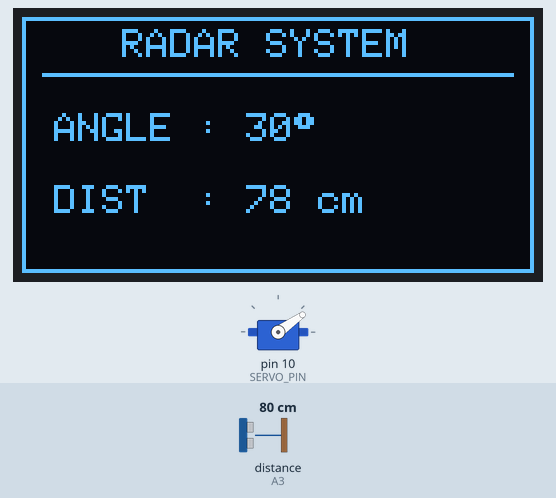
Simulated run of this sketch. Board: Arduino Uno, built with avr-gcc and run on an emulated ATmega328P. Parts: servo, 128×64 one-colour display. Wiring (inferred from the names in the program): ultrasonic range finder: trigger pin 5; echo A3. Inputs (shaded band) come from the test bench; at power-on: distance to the obstacle (sensor on A3) 80 cm. The echo pulse lasts 58.3 µs per cm; what the sketch prints to the serial monitor is not drawn.

Above: at 1.2 s.
1.3 s: distance to the obstacle (sensor on A3) set to 4 cm
At 1.45 s:
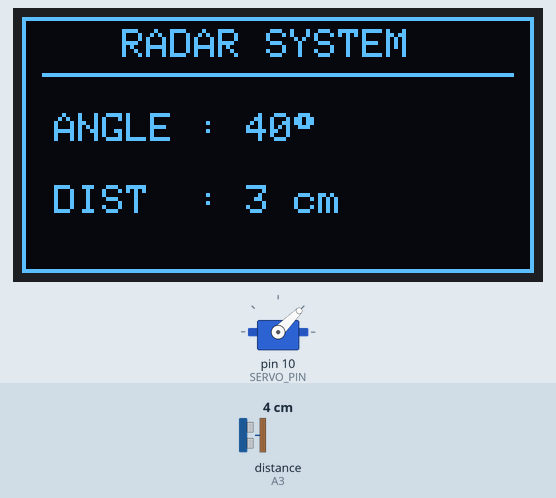
3.7 s: distance to the obstacle (sensor on A3) set to 2 cm
At 4.02 s:
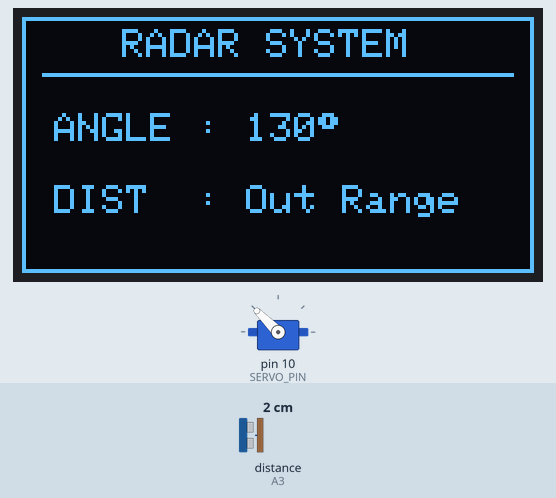
5.8 s: distance to the obstacle (sensor on A3) set to 9 cm
At 6.03 s:
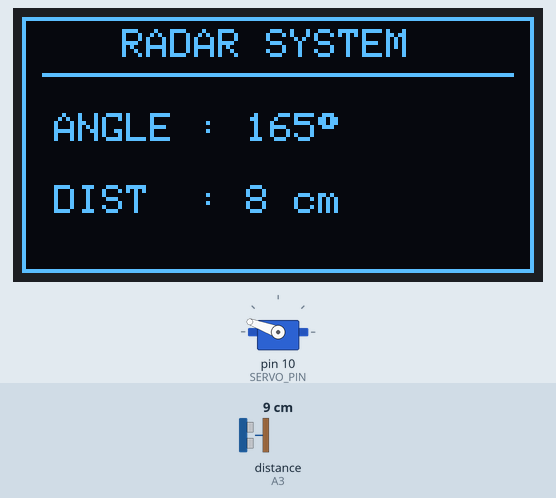
7.8 s: distance to the obstacle (sensor on A3) set to 2 cm
At 8.18 s:
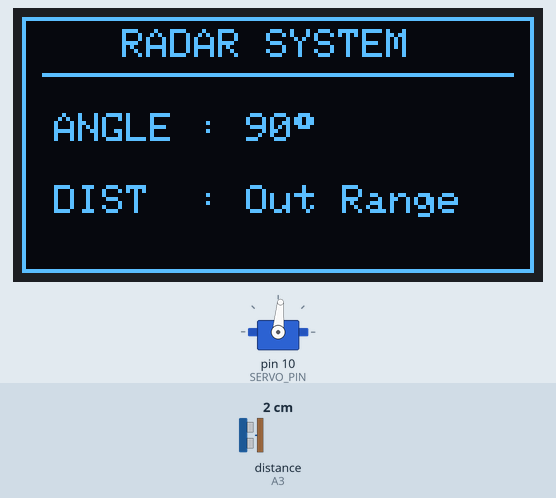
14.7 s: distance to the obstacle (sensor on A3) set to 18 cm
At 14.9 s:
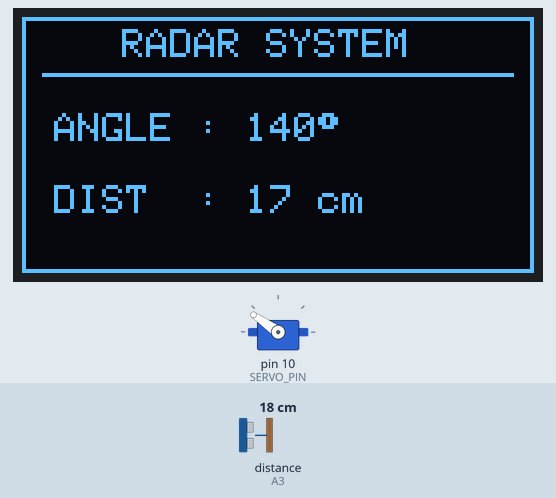
Timing chart, 0 to 18.0 s (numbered marks = the images above; inputs shaded):
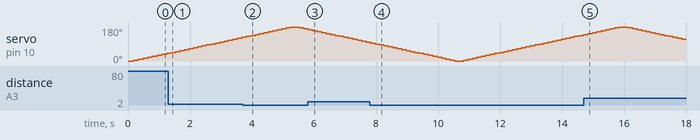

Measured:
- the behaviour switches between 3 and 2 cm on distance to the obstacle (sensor on A3) (found by bisection; images 1 and 2)
- after the input at 5.8 s, the display: first differs from a run without the input after 0.16 s (image 3)
- after the input at 7.8 s, the display: first differs from a run without the input after 0.17 s (image 4 shows a later state)
- after the input at 14.7 s, the display: changes after 0.13 s (image 5)

The sketch:

Practical_68.ino
```cpp
/*
==========================================
Practical-68 : Show Distance on OLED (Smooth Real-time)
==========================================
*/

#include <Wire.h>
#include <Servo.h>
#include <Adafruit_GFX.h>
#include <Adafruit_SSD1306.h>

#define SCREEN_WIDTH 128
#define SCREEN_HEIGHT 64

#define SERVO_PIN 10
#define TRIG 5
#define ECHO A3

Servo radarServo;
Adafruit_SSD1306 display(SCREEN_WIDTH, SCREEN_HEIGHT, &Wire, -1);

// Single Raw Reading
int readRawDistance()
{
  digitalWrite(TRIG, LOW);
  delayMicroseconds(2);

  digitalWrite(TRIG, HIGH);
  delayMicroseconds(10);
  digitalWrite(TRIG, LOW);

  long duration = pulseIn(ECHO, HIGH, 20000); // 20ms timeout

  if (duration == 0) return 400;

  int cm = duration * 0.034 / 2;
  if (cm < 2 || cm > 400) return 400;

  return cm;
}

// Real-Time Median Filter (Locks Nahi Hoga)
int getCleanDistance()
{
  int a = readRawDistance();
  delay(10);
  int b = readRawDistance();

  // Agar dono me se ek valid distance hai, to wo return karo
  if (a != 400 && b != 400) return (a + b) / 2;
  if (a != 400) return a;
  if (b != 400) return b;

  return 400;
}

void showOLED(int angle, int distance)
{
  display.clearDisplay();

  display.drawRect(0, 0, 128, 64, SSD1306_WHITE);

  display.setTextSize(1);
  display.setCursor(25, 3);
  display.println("RADAR SYSTEM");

  display.drawLine(5, 14, 122, 14, SSD1306_WHITE);

  display.setCursor(8, 24);
  display.print("ANGLE : ");
  display.print(angle);
  display.print((char)247);

  display.setCursor(8, 42);
  display.print("DIST  : ");
  if (distance == 400) {
    display.print("Out Range");
  } else {
    display.print(distance);
    display.print(" cm");
  }

  display.display();
}

void setup()
{
  Serial.begin(9600);

  pinMode(TRIG, OUTPUT);
  pinMode(ECHO, INPUT);

  radarServo.attach(SERVO_PIN);

  if (!display.begin(SSD1306_SWITCHCAPVCC, 0x3C))
  {
    while (1);
  }

  display.setTextColor(SSD1306_WHITE);
}

void loop()
{
  // 0° → 180°
  for (int angle = 0; angle <= 180; angle += 5)
  {
    radarServo.write(angle);
    delay(100); // Servo ko rukne ka mauka do

    int distance = getCleanDistance();

    Serial.print("Angle: ");
    Serial.print(angle);
    Serial.print("  Distance: ");
    Serial.print(distance);
    Serial.println(" cm");

    showOLED(angle, distance);
  }

  // 180° → 0°
  for (int angle = 180; angle >= 0; angle -= 5)
  {
    radarServo.write(angle);
    delay(100);

    int distance = getCleanDistance();

    Serial.print("Angle: ");
    Serial.print(angle);
    Serial.print("  Distance: ");
    Serial.print(distance);
    Serial.println(" cm");

    showOLED(angle, distance);
  }
}
```
